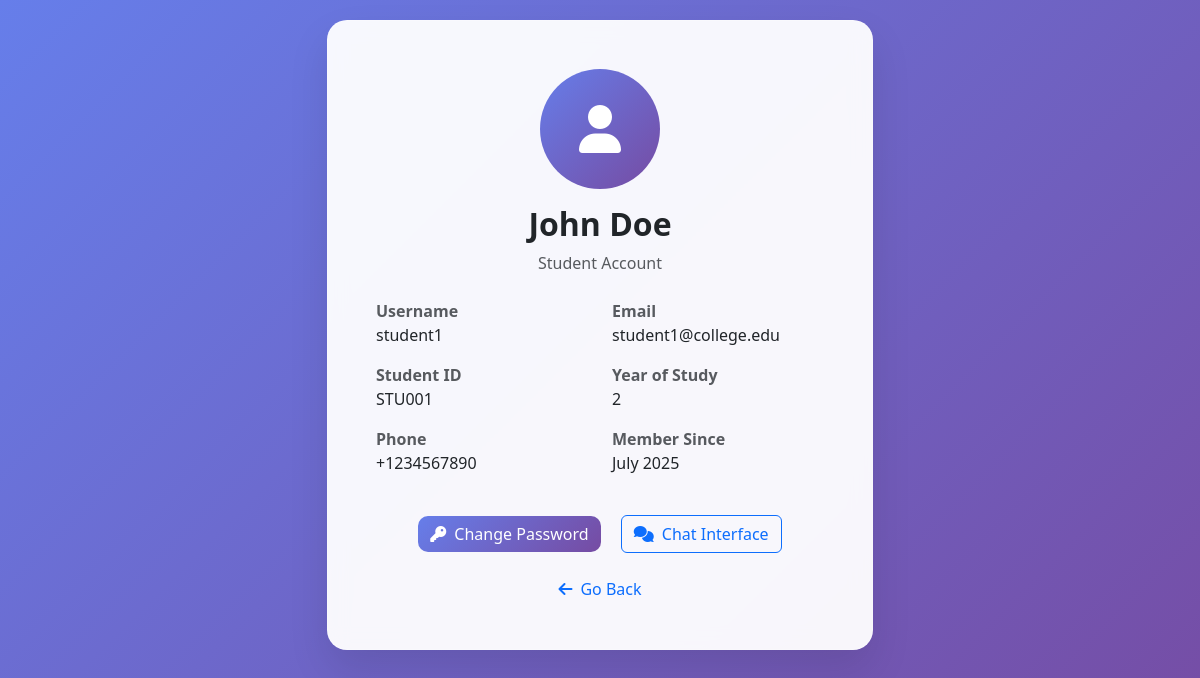
Screenshot of /profile (signed in) with the database file from the repository.
### app/models/user.py (models this page shows, shortened)
class User(UserMixin, db.Model):
    __tablename__ = 'users'
    id = db.Column(db.Integer, primary_key=True)
    username = db.Column(db.String(50), unique=True, nullable=False)
    email = db.Column(db.String(100), unique=True, nullable=False)
    password_hash = db.Column(db.String(255), nullable=False)
    role = db.Column(db.Enum('student', 'faculty', 'admin'), nullable=False, default='student')
    first_name = db.Column(db.String(50), nullable=False)
    last_name = db.Column(db.String(50), nullable=False)
    student_id = db.Column(db.String(20), unique=True, nullable=True)
    course_id = db.Column(db.Integer, nullable=True)
    year_of_study = db.Column(db.Integer, nullable=True)
    phone = db.Column(db.String(15), nullable=True)
    is_active = db.Column(db.Boolean, default=True)
    created_at = db.Column(db.DateTime, default=datetime.utcnow)
    updated_at = db.Column(db.DateTime, default=datetime.utcnow, onupdate=datetime.utcnow)
    faculty_profile = db.relationship('Faculty', backref='user', uselist=False, cascade='all, delete-orphan')
    attendance_records = db.relationship('Attendance', foreign_keys='Attendance.student_id', lazy='dynamic', cascade='all, delete-orphan')
    chat_logs = db.relationship('ChatLog', backref='user', lazy='dynamic', cascade='all, delete-orphan')
    created_groups = db.relationship('Group', foreign_keys='Group.created_by', backref='creator', lazy='dynamic', cascade='all, delete-orphan')
    group_memberships = db.relationship('GroupMember', backref='user', lazy='dynamic', cascade='all, delete-orphan')
    group_messages = db.relationship('GroupMessage', backref='user', lazy='dynamic', cascade='all, delete-orphan')
    @property
    def full_name(self):
        return f"{self.first_name} {self.last_name}"
    def is_admin(self):
        return self.role == 'admin'

### app/routes/auth.py (the view)
@auth_bp.route('/profile')
@login_required
def profile():
    return render_template('auth/profile.html', user=current_user)

### app/templates/auth/profile.html (shortened to what this page needs)
<!DOCTYPE html>
<html lang="en">
<head>
    <link href="https://cdn.jsdelivr.net/npm/bootstrap@5.3.0/dist/css/bootstrap.min.css" rel="stylesheet">
    <link href="https://cdnjs.cloudflare.com/ajax/libs/font-awesome/6.0.0/css/all.min.css" rel="stylesheet">
</head>
<body>
    <div class="container">
        <div class="row justify-content-center">
            <div class="col-lg-6 col-md-8">
                <div class="profile-card p-5">
                    <div class="text-center mb-4">
                        <div class="avatar">
                            <i class="fas fa-user"></i>
                        </div>
                        <h2 class="mt-3 fw-bold">{{ user.full_name }}</h2>
                        <p class="text-muted">{{ user.role.title() }} Account</p>
                    </div>
                    <div class="row mb-4">
                        <div class="col-sm-6 mb-3">
                            <label class="fw-bold text-muted">Username</label>
                            <p class="mb-0">{{ user.username }}</p>
                        </div>
                        <div class="col-sm-6 mb-3">
                            <label class="fw-bold text-muted">Email</label>
                            <p class="mb-0">{{ user.email }}</p>
                        </div>
                        {% if user.student_id %}
                        <div class="col-sm-6 mb-3">
                            <label class="fw-bold text-muted">Student ID</label>
                            <p class="mb-0">{{ user.student_id }}</p>
                        </div>
                        {% endif %}
                        {% if user.year_of_study %}
                        <div class="col-sm-6 mb-3">
                            <label class="fw-bold text-muted">Year of Study</label>
                            <p class="mb-0">{{ user.year_of_study }}</p>
                        </div>
                        {% endif %}
                        {% if user.phone %}
                        <div class="col-sm-6 mb-3">
                            <label class="fw-bold text-muted">Phone</label>
                            <p class="mb-0">{{ user.phone }}</p>
                        </div>
                        {% endif %}
                        <div class="col-sm-6 mb-3">
                            <label class="fw-bold text-muted">Member Since</label>
                            <p class="mb-0">{{ user.created_at.strftime('%B %Y') if user.created_at else 'Unknown' }}</p>
                        </div>
                    </div>
                    <div class="text-center">
                        <a href="{{ url_for('auth.change_password') }}" class="btn btn-primary me-3">
                            <i class="fas fa-key me-2"></i>Change Password
                        </a>
                        <a href="{{ url_for('chat.chat_interface') }}" class="btn btn-outline-primary">
                            <i class="fas fa-comments me-2"></i>Chat Interface
                        </a>
                    </div>
                    <div class="text-center mt-4">
                        <a href="javascript:history.back()" class="text-decoration-none">
                            <i class="fas fa-arrow-left me-2"></i>Go Back
                        </a>
                    </div>
                </div>
            </div>
        </div>
    </div>
</body>
</html>

### app/templates/auth/profile.html (style rules this page uses)
body { background: linear-gradient(135deg, #667eea 0%, #764ba2 100%); min-height: 100vh; padding: 20px 0; }
.profile-card { background: rgba(255, 255, 255, 0.95); backdrop-filter: blur(10px); border-radius: 20px; box-shadow: 0 20px 40px rgba(0, 0, 0, 0.1); border: 1px solid rgba(255, 255, 255, 0.2); }
.avatar { width: 120px; height: 120px; background: linear-gradient(135deg, #667eea 0%, #764ba2 100%); border-radius: 50%; display: flex; align-items: center; justify-content: center; font-size: 3rem; color: white; margin: 0 auto; }
.btn-primary { background: linear-gradient(135deg, #667eea 0%, #764ba2 100%); border: none; border-radius: 10px; }

### rows the page displays
User: full_name "John Doe", role "Student", username "student1", email "student1@college.edu", student_id "STU001", year_of_study "2", phone "+1234567890", created_at "July 2025"
